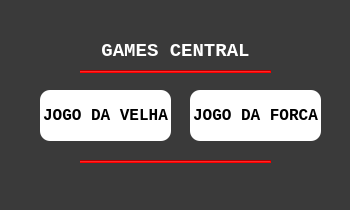
<?xml version="1.0" encoding="UTF-8"?>
<ui version="4.0">
 <class>TelaPrincipal</class>
 <widget class="QMainWindow" name="TelaPrincipal">
  <property name="geometry">
   <rect>
    <x>0</x>
    <y>0</y>
    <width>350</width>
    <height>210</height>
   </rect>
  </property>
  <property name="minimumSize">
   <size>
    <width>350</width>
    <height>210</height>
   </size>
  </property>
  <property name="maximumSize">
   <size>
    <width>350</width>
    <height>210</height>
   </size>
  </property>
  <property name="cursor">
   <cursorShape>ArrowCursor</cursorShape>
  </property>
  <property name="windowTitle">
   <string>Games</string>
  </property>
  <property name="windowIcon">
   <iconset>
    <normaloff>../img/controle-de-video-game.png</normaloff>
    <normalon>../img/controle-de-video-game.png</normalon>../img/controle-de-video-game.png</iconset>
  </property>
  <property name="styleSheet">
   <string notr="true">background-color: rgb(58, 58, 58);</string>
  </property>
  <widget class="QWidget" name="centralwidget">
   <widget class="QPushButton" name="botao_jogo_forca">
    <property name="geometry">
     <rect>
      <x>190</x>
      <y>90</y>
      <width>131</width>
      <height>51</height>
     </rect>
    </property>
    <property name="font">
     <font>
      <family>Consolas</family>
      <pointsize>12</pointsize>
      <weight>75</weight>
      <bold>true</bold>
     </font>
    </property>
    <property name="cursor">
     <cursorShape>PointingHandCursor</cursorShape>
    </property>
    <property name="styleSheet">
     <string notr="true">QPushButton{
background-color: rgb(255, 255, 255);
border-radius: 10px
}

QPushButton:hover{
transition: 2;
background-color: red;
color: white;
}</string>
    </property>
    <property name="text">
     <string>JOGO DA FORCA</string>
    </property>
   </widget>
   <widget class="QPushButton" name="botao_jogo_velha">
    <property name="geometry">
     <rect>
      <x>40</x>
      <y>90</y>
      <width>131</width>
      <height>51</height>
     </rect>
    </property>
    <property name="font">
     <font>
      <family>Consolas</family>
      <pointsize>12</pointsize>
      <weight>75</weight>
      <bold>true</bold>
     </font>
    </property>
    <property name="cursor">
     <cursorShape>PointingHandCursor</cursorShape>
    </property>
    <property name="layoutDirection">
     <enum>Qt::RightToLeft</enum>
    </property>
    <property name="styleSheet">
     <string notr="true">QPushButton{
background-color: rgb(255, 255, 255);
border-radius: 10px
}

QPushButton:hover{
transition: 2;
background-color: red;
color: white;
}</string>
    </property>
    <property name="text">
     <string>JOGO DA VELHA</string>
    </property>
   </widget>
   <widget class="QLabel" name="label">
    <property name="geometry">
     <rect>
      <x>0</x>
      <y>30</y>
      <width>351</width>
      <height>41</height>
     </rect>
    </property>
    <property name="font">
     <font>
      <family>Consolas</family>
      <pointsize>14</pointsize>
      <weight>75</weight>
      <bold>true</bold>
     </font>
    </property>
    <property name="styleSheet">
     <string notr="true">color: rgb(255, 255, 255);</string>
    </property>
    <property name="text">
     <string>GAMES CENTRAL</string>
    </property>
    <property name="alignment">
     <set>Qt::AlignCenter</set>
    </property>
   </widget>
   <widget class="Line" name="line">
    <property name="geometry">
     <rect>
      <x>80</x>
      <y>70</y>
      <width>191</width>
      <height>3</height>
     </rect>
    </property>
    <property name="styleSheet">
     <string notr="true">background-color: rgb(255, 0, 0)</string>
    </property>
    <property name="orientation">
     <enum>Qt::Horizontal</enum>
    </property>
   </widget>
   <widget class="Line" name="line_4">
    <property name="geometry">
     <rect>
      <x>80</x>
      <y>160</y>
      <width>191</width>
      <height>3</height>
     </rect>
    </property>
    <property name="styleSheet">
     <string notr="true">background-color: rgb(255, 0, 0)</string>
    </property>
    <property name="orientation">
     <enum>Qt::Horizontal</enum>
    </property>
   </widget>
  </widget>
  <widget class="QStatusBar" name="statusbar"/>
 </widget>
 <resources/>
 <connections/>
</ui>
